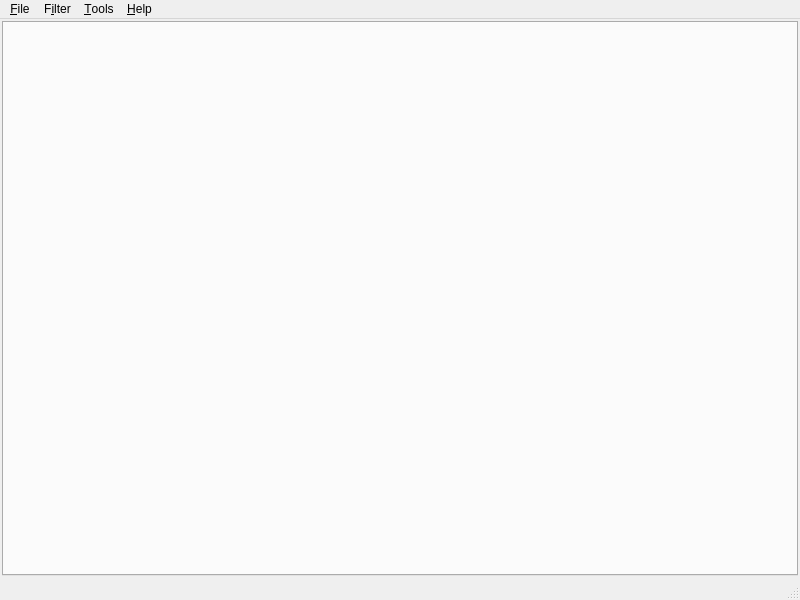
<?xml version="1.0" encoding="UTF-8"?>
<ui version="4.0">
 <class>MainWindow</class>
 <widget class="QMainWindow" name="MainWindow">
  <property name="geometry">
   <rect>
    <x>0</x>
    <y>0</y>
    <width>800</width>
    <height>600</height>
   </rect>
  </property>
  <property name="windowTitle">
   <string>PhotonFinder</string>
  </property>
  <widget class="QWidget" name="centralwidget">
   <property name="sizePolicy">
    <sizepolicy hsizetype="Expanding" vsizetype="Expanding">
     <horstretch>0</horstretch>
     <verstretch>0</verstretch>
    </sizepolicy>
   </property>
   <layout class="QVBoxLayout" name="verticalLayout">
    <property name="spacing">
     <number>2</number>
    </property>
    <property name="leftMargin">
     <number>2</number>
    </property>
    <property name="topMargin">
     <number>2</number>
    </property>
    <property name="rightMargin">
     <number>2</number>
    </property>
    <property name="bottomMargin">
     <number>2</number>
    </property>
    <item>
     <widget class="QTabWidget" name="tabWidget">
      <property name="currentIndex">
       <number>-1</number>
      </property>
      <property name="tabsClosable">
       <bool>true</bool>
      </property>
     </widget>
    </item>
   </layout>
  </widget>
  <widget class="QMenuBar" name="menubar">
   <property name="geometry">
    <rect>
     <x>0</x>
     <y>0</y>
     <width>800</width>
     <height>33</height>
    </rect>
   </property>
   <widget class="QMenu" name="menu_File">
    <property name="title">
     <string>&amp;File</string>
    </property>
    <addaction name="action_New_Tab"/>
    <addaction name="actionDuplicate_Tab"/>
    <addaction name="action_Close_Tab"/>
    <addaction name="separator"/>
    <addaction name="action_Create_Database"/>
    <addaction name="action_Open_Database"/>
    <addaction name="action_Create_Backup"/>
    <addaction name="separator"/>
    <addaction name="action_Scan_Libraries"/>
    <addaction name="action_Manage_Libraries"/>
    <addaction name="separator"/>
    <addaction name="action_Settings"/>
    <addaction name="separator"/>
    <addaction name="action_Exit"/>
   </widget>
   <widget class="QMenu" name="menu_Help">
    <property name="title">
     <string>&amp;Help</string>
    </property>
    <addaction name="action_View_Log"/>
    <addaction name="separator"/>
    <addaction name="action_About"/>
   </widget>
   <widget class="QMenu" name="menuFilter">
    <property name="title">
     <string>F&amp;ilter</string>
    </property>
    <addaction name="actionExposure"/>
    <addaction name="actionCoordinates"/>
    <addaction name="actionDate"/>
    <addaction name="actionTelescope"/>
    <addaction name="actionBinning"/>
    <addaction name="actionGain"/>
    <addaction name="actionTemperature"/>
   </widget>
   <widget class="QMenu" name="menu_Tools">
    <property name="title">
     <string>&amp;Tools</string>
    </property>
    <addaction name="actionOpen_File"/>
    <addaction name="actionShow_location"/>
    <addaction name="actionSelect_path"/>
    <addaction name="separator"/>
    <addaction name="action_Export_Data"/>
    <addaction name="actionPlate_solve_files"/>
    <addaction name="separator"/>
    <addaction name="actionFind_matching_darks"/>
    <addaction name="actionFind_matching_flats"/>
   </widget>
   <addaction name="menu_File"/>
   <addaction name="menuFilter"/>
   <addaction name="menu_Tools"/>
   <addaction name="menu_Help"/>
  </widget>
  <widget class="QStatusBar" name="statusbar"/>
  <action name="action_View_Log">
   <property name="text">
    <string>View &amp;Log</string>
   </property>
  </action>
  <action name="action_About">
   <property name="text">
    <string>&amp;About</string>
   </property>
  </action>
  <action name="action_Exit">
   <property name="text">
    <string>E&amp;xit</string>
   </property>
  </action>
  <action name="action_New_Tab">
   <property name="text">
    <string>&amp;New Tab</string>
   </property>
  </action>
  <action name="action_Close_Tab">
   <property name="text">
    <string>&amp;Close Tab</string>
   </property>
  </action>
  <action name="action_Manage_Libraries">
   <property name="text">
    <string>Manage &amp;Libraries</string>
   </property>
  </action>
  <action name="action_Settings">
   <property name="text">
    <string>Settings</string>
   </property>
  </action>
  <action name="action_Scan_Libraries">
   <property name="text">
    <string>&amp;Scan Libraries</string>
   </property>
  </action>
  <action name="actionExposure">
   <property name="text">
    <string>Exposure</string>
   </property>
  </action>
  <action name="actionCoordinates">
   <property name="text">
    <string>Coordinates</string>
   </property>
  </action>
  <action name="actionDate">
   <property name="text">
    <string>Date</string>
   </property>
  </action>
  <action name="actionTelescope">
   <property name="text">
    <string>Telescope</string>
   </property>
  </action>
  <action name="actionBinning">
   <property name="text">
    <string>Binning</string>
   </property>
  </action>
  <action name="actionGain">
   <property name="text">
    <string>Gain</string>
   </property>
  </action>
  <action name="actionTemperature">
   <property name="text">
    <string>Temperature</string>
   </property>
  </action>
  <action name="action_Export_Data">
   <property name="text">
    <string>Export files</string>
   </property>
  </action>
  <action name="action_Create_Backup">
   <property name="text">
    <string>&amp;Backup Database</string>
   </property>
  </action>
  <action name="action_Create_Database">
   <property name="text">
    <string>Create &amp;Database</string>
   </property>
  </action>
  <action name="action_Open_Database">
   <property name="text">
    <string>&amp;Open Database</string>
   </property>
  </action>
  <action name="actionDuplicate_Tab">
   <property name="text">
    <string>Duplicate Tab</string>
   </property>
  </action>
  <action name="actionFind_matching_darks">
   <property name="enabled">
    <bool>false</bool>
   </property>
   <property name="text">
    <string>Find matching darks</string>
   </property>
  </action>
  <action name="actionFind_matching_flats">
   <property name="enabled">
    <bool>false</bool>
   </property>
   <property name="text">
    <string>Find matching flats</string>
   </property>
  </action>
  <action name="actionOpen_File">
   <property name="enabled">
    <bool>false</bool>
   </property>
   <property name="text">
    <string>Open File</string>
   </property>
  </action>
  <action name="actionShow_location">
   <property name="enabled">
    <bool>false</bool>
   </property>
   <property name="text">
    <string>Show location</string>
   </property>
  </action>
  <action name="actionSelect_path">
   <property name="enabled">
    <bool>false</bool>
   </property>
   <property name="text">
    <string>Select path</string>
   </property>
  </action>
  <action name="actionPlate_solve_files">
   <property name="text">
    <string>Plate solve files</string>
   </property>
  </action>
 </widget>
 <resources/>
 <connections>
  <connection>
   <sender>tabWidget</sender>
   <signal>tabCloseRequested(int)</signal>
   <receiver>MainWindow</receiver>
   <slot>close_search_tab(int)</slot>
   <hints>
    <hint type="sourcelabel">
     <x>399</x>
     <y>300</y>
    </hint>
    <hint type="destinationlabel">
     <x>399</x>
     <y>299</y>
    </hint>
   </hints>
  </connection>
  <connection>
   <sender>action_Export_Data</sender>
   <signal>triggered()</signal>
   <receiver>MainWindow</receiver>
   <slot>export_data()</slot>
   <hints>
    <hint type="sourcelabel">
     <x>-1</x>
     <y>-1</y>
    </hint>
    <hint type="destinationlabel">
     <x>399</x>
     <y>299</y>
    </hint>
   </hints>
  </connection>
  <connection>
   <sender>action_New_Tab</sender>
   <signal>triggered()</signal>
   <receiver>MainWindow</receiver>
   <slot>new_search_tab()</slot>
   <hints>
    <hint type="sourcelabel">
     <x>-1</x>
     <y>-1</y>
    </hint>
    <hint type="destinationlabel">
     <x>399</x>
     <y>299</y>
    </hint>
   </hints>
  </connection>
  <connection>
   <sender>action_Close_Tab</sender>
   <signal>triggered()</signal>
   <receiver>MainWindow</receiver>
   <slot>close_current_search_tab()</slot>
   <hints>
    <hint type="sourcelabel">
     <x>-1</x>
     <y>-1</y>
    </hint>
    <hint type="destinationlabel">
     <x>399</x>
     <y>299</y>
    </hint>
   </hints>
  </connection>
  <connection>
   <sender>action_Exit</sender>
   <signal>triggered()</signal>
   <receiver>MainWindow</receiver>
   <slot>close()</slot>
   <hints>
    <hint type="sourcelabel">
     <x>-1</x>
     <y>-1</y>
    </hint>
    <hint type="destinationlabel">
     <x>399</x>
     <y>299</y>
    </hint>
   </hints>
  </connection>
  <connection>
   <sender>action_Manage_Libraries</sender>
   <signal>triggered()</signal>
   <receiver>MainWindow</receiver>
   <slot>manage_library_roots()</slot>
   <hints>
    <hint type="sourcelabel">
     <x>-1</x>
     <y>-1</y>
    </hint>
    <hint type="destinationlabel">
     <x>399</x>
     <y>299</y>
    </hint>
   </hints>
  </connection>
  <connection>
   <sender>action_Settings</sender>
   <signal>triggered()</signal>
   <receiver>MainWindow</receiver>
   <slot>open_settings_dialog()</slot>
   <hints>
    <hint type="sourcelabel">
     <x>-1</x>
     <y>-1</y>
    </hint>
    <hint type="destinationlabel">
     <x>399</x>
     <y>299</y>
    </hint>
   </hints>
  </connection>
  <connection>
   <sender>action_Scan_Libraries</sender>
   <signal>triggered()</signal>
   <receiver>MainWindow</receiver>
   <slot>scan_libraries()</slot>
   <hints>
    <hint type="sourcelabel">
     <x>-1</x>
     <y>-1</y>
    </hint>
    <hint type="destinationlabel">
     <x>399</x>
     <y>299</y>
    </hint>
   </hints>
  </connection>
  <connection>
   <sender>actionExposure</sender>
   <signal>triggered()</signal>
   <receiver>MainWindow</receiver>
   <slot>add_exposure_filter()</slot>
   <hints>
    <hint type="sourcelabel">
     <x>-1</x>
     <y>-1</y>
    </hint>
    <hint type="destinationlabel">
     <x>399</x>
     <y>299</y>
    </hint>
   </hints>
  </connection>
  <connection>
   <sender>actionDate</sender>
   <signal>triggered()</signal>
   <receiver>MainWindow</receiver>
   <slot>add_datetime_filter()</slot>
   <hints>
    <hint type="sourcelabel">
     <x>-1</x>
     <y>-1</y>
    </hint>
    <hint type="destinationlabel">
     <x>399</x>
     <y>299</y>
    </hint>
   </hints>
  </connection>
  <connection>
   <sender>action_View_Log</sender>
   <signal>triggered()</signal>
   <receiver>MainWindow</receiver>
   <slot>view_log()</slot>
   <hints>
    <hint type="sourcelabel">
     <x>-1</x>
     <y>-1</y>
    </hint>
    <hint type="destinationlabel">
     <x>399</x>
     <y>299</y>
    </hint>
   </hints>
  </connection>
  <connection>
   <sender>actionCoordinates</sender>
   <signal>triggered()</signal>
   <receiver>MainWindow</receiver>
   <slot>add_coordinates_filter()</slot>
   <hints>
    <hint type="sourcelabel">
     <x>-1</x>
     <y>-1</y>
    </hint>
    <hint type="destinationlabel">
     <x>399</x>
     <y>299</y>
    </hint>
   </hints>
  </connection>
  <connection>
   <sender>actionTelescope</sender>
   <signal>triggered()</signal>
   <receiver>MainWindow</receiver>
   <slot>add_telescope_filter()</slot>
   <hints>
    <hint type="sourcelabel">
     <x>-1</x>
     <y>-1</y>
    </hint>
    <hint type="destinationlabel">
     <x>399</x>
     <y>299</y>
    </hint>
   </hints>
  </connection>
  <connection>
   <sender>actionBinning</sender>
   <signal>triggered()</signal>
   <receiver>MainWindow</receiver>
   <slot>add_binning_filter()</slot>
   <hints>
    <hint type="sourcelabel">
     <x>-1</x>
     <y>-1</y>
    </hint>
    <hint type="destinationlabel">
     <x>399</x>
     <y>299</y>
    </hint>
   </hints>
  </connection>
  <connection>
   <sender>actionGain</sender>
   <signal>triggered()</signal>
   <receiver>MainWindow</receiver>
   <slot>add_gain_filter()</slot>
   <hints>
    <hint type="sourcelabel">
     <x>-1</x>
     <y>-1</y>
    </hint>
    <hint type="destinationlabel">
     <x>399</x>
     <y>299</y>
    </hint>
   </hints>
  </connection>
  <connection>
   <sender>actionTemperature</sender>
   <signal>triggered()</signal>
   <receiver>MainWindow</receiver>
   <slot>add_temperature_filter()</slot>
   <hints>
    <hint type="sourcelabel">
     <x>-1</x>
     <y>-1</y>
    </hint>
    <hint type="destinationlabel">
     <x>399</x>
     <y>299</y>
    </hint>
   </hints>
  </connection>
  <connection>
   <sender>action_Create_Backup</sender>
   <signal>triggered()</signal>
   <receiver>MainWindow</receiver>
   <slot>create_backup()</slot>
   <hints>
    <hint type="sourcelabel">
     <x>-1</x>
     <y>-1</y>
    </hint>
    <hint type="destinationlabel">
     <x>399</x>
     <y>299</y>
    </hint>
   </hints>
  </connection>
  <connection>
   <sender>action_Create_Database</sender>
   <signal>triggered()</signal>
   <receiver>MainWindow</receiver>
   <slot>create_database()</slot>
   <hints>
    <hint type="sourcelabel">
     <x>-1</x>
     <y>-1</y>
    </hint>
    <hint type="destinationlabel">
     <x>399</x>
     <y>299</y>
    </hint>
   </hints>
  </connection>
  <connection>
   <sender>action_Open_Database</sender>
   <signal>triggered()</signal>
   <receiver>MainWindow</receiver>
   <slot>open_database()</slot>
   <hints>
    <hint type="sourcelabel">
     <x>-1</x>
     <y>-1</y>
    </hint>
    <hint type="destinationlabel">
     <x>399</x>
     <y>299</y>
    </hint>
   </hints>
  </connection>
  <connection>
   <sender>actionDuplicate_Tab</sender>
   <signal>triggered()</signal>
   <receiver>MainWindow</receiver>
   <slot>dup_search_tab()</slot>
   <hints>
    <hint type="sourcelabel">
     <x>-1</x>
     <y>-1</y>
    </hint>
    <hint type="destinationlabel">
     <x>399</x>
     <y>299</y>
    </hint>
   </hints>
  </connection>
  <connection>
   <sender>actionFind_matching_darks</sender>
   <signal>triggered()</signal>
   <receiver>MainWindow</receiver>
   <slot>find_matching_darks()</slot>
   <hints>
    <hint type="sourcelabel">
     <x>-1</x>
     <y>-1</y>
    </hint>
    <hint type="destinationlabel">
     <x>399</x>
     <y>299</y>
    </hint>
   </hints>
  </connection>
  <connection>
   <sender>actionFind_matching_flats</sender>
   <signal>triggered()</signal>
   <receiver>MainWindow</receiver>
   <slot>find_matching_flats()</slot>
   <hints>
    <hint type="sourcelabel">
     <x>-1</x>
     <y>-1</y>
    </hint>
    <hint type="destinationlabel">
     <x>399</x>
     <y>299</y>
    </hint>
   </hints>
  </connection>
  <connection>
   <sender>action_About</sender>
   <signal>triggered()</signal>
   <receiver>MainWindow</receiver>
   <slot>show_about_dialog()</slot>
   <hints>
    <hint type="sourcelabel">
     <x>-1</x>
     <y>-1</y>
    </hint>
    <hint type="destinationlabel">
     <x>399</x>
     <y>299</y>
    </hint>
   </hints>
  </connection>
  <connection>
   <sender>tabWidget</sender>
   <signal>currentChanged(int)</signal>
   <receiver>MainWindow</receiver>
   <slot>on_tab_switch()</slot>
   <hints>
    <hint type="sourcelabel">
     <x>399</x>
     <y>305</y>
    </hint>
    <hint type="destinationlabel">
     <x>399</x>
     <y>299</y>
    </hint>
   </hints>
  </connection>
  <connection>
   <sender>actionOpen_File</sender>
   <signal>triggered()</signal>
   <receiver>MainWindow</receiver>
   <slot>open_selected_file()</slot>
   <hints>
    <hint type="sourcelabel">
     <x>-1</x>
     <y>-1</y>
    </hint>
    <hint type="destinationlabel">
     <x>399</x>
     <y>299</y>
    </hint>
   </hints>
  </connection>
  <connection>
   <sender>actionShow_location</sender>
   <signal>triggered()</signal>
   <receiver>MainWindow</receiver>
   <slot>show_file_location()</slot>
   <hints>
    <hint type="sourcelabel">
     <x>-1</x>
     <y>-1</y>
    </hint>
    <hint type="destinationlabel">
     <x>399</x>
     <y>299</y>
    </hint>
   </hints>
  </connection>
  <connection>
   <sender>actionSelect_path</sender>
   <signal>triggered()</signal>
   <receiver>MainWindow</receiver>
   <slot>select_path_in_tree()</slot>
   <hints>
    <hint type="sourcelabel">
     <x>-1</x>
     <y>-1</y>
    </hint>
    <hint type="destinationlabel">
     <x>399</x>
     <y>299</y>
    </hint>
   </hints>
  </connection>
  <connection>
   <sender>actionPlate_solve_files</sender>
   <signal>triggered()</signal>
   <receiver>MainWindow</receiver>
   <slot>plate_solve_files()</slot>
   <hints>
    <hint type="sourcelabel">
     <x>-1</x>
     <y>-1</y>
    </hint>
    <hint type="destinationlabel">
     <x>399</x>
     <y>299</y>
    </hint>
   </hints>
  </connection>
 </connections>
 <slots>
  <slot>close_search_tab(int)</slot>
  <slot>new_search_tab()</slot>
  <slot>close_current_search_tab()</slot>
  <slot>manage_library_roots()</slot>
  <slot>open_settings_dialog()</slot>
  <slot>scan_libraries()</slot>
  <slot>add_datetime_filter()</slot>
  <slot>add_exposure_filter()</slot>
  <slot>add_coordinates_filter()</slot>
  <slot>add_telescope_filter()</slot>
  <slot>add_binning_filter()</slot>
  <slot>add_gain_filter()</slot>
  <slot>add_temperature_filter()</slot>
  <slot>view_log()</slot>
  <slot>export_data()</slot>
  <slot>create_backup()</slot>
  <slot>create_database()</slot>
  <slot>open_database()</slot>
  <slot>dup_search_tab()</slot>
  <slot>find_matching_darks()</slot>
  <slot>find_matching_flats()</slot>
  <slot>on_tab_switch()</slot>
  <slot>open_selected_file()</slot>
  <slot>show_file_location()</slot>
  <slot>select_path_in_tree()</slot>
  <slot>plate_solve_files()</slot>
 </slots>
</ui>
